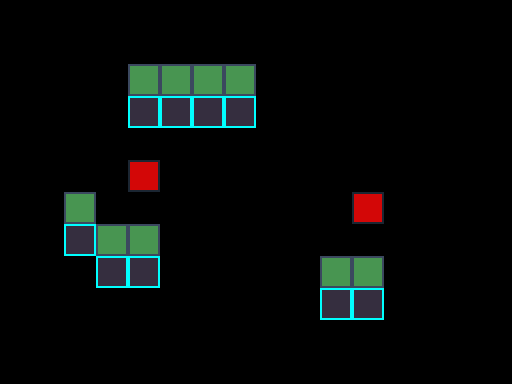

The image is a tile-based game level rendered from a .tmx file. Its description and complete source (layers, tilesets, objects, tile grids) follow:
An orthogonal 16x12 tile map with 32x32 px tiles, 1 tile layer (Tile Layer 1).

<map version="1.0" tiledversion="1.0.3" orientation="orthogonal" renderorder="right-down" width="16" height="12" tilewidth="32" tileheight="32" nextobjectid="1">
 <tileset firstgid="1" source="Tileset/Tileset.tsx" />
 <layer name="Tile Layer 1" width="16" height="12">
  <data encoding="csv">
0,0,0,0,0,0,0,0,0,0,0,0,0,0,0,0,
0,0,0,0,0,0,0,0,0,0,0,0,0,0,0,0,
0,0,0,0,1,1,1,1,0,0,0,0,0,0,0,0,
0,0,0,0,2,2,2,2,0,0,0,0,0,0,0,0,
0,0,0,0,0,0,0,0,0,0,0,0,0,0,0,0,
0,0,0,0,3,0,0,0,0,0,0,0,0,0,0,0,
0,0,1,0,0,0,0,0,0,0,0,3,0,0,0,0,
0,0,2,1,1,0,0,0,0,0,0,0,0,0,0,0,
0,0,0,2,2,0,0,0,0,0,1,1,0,0,0,0,
0,0,0,0,0,0,0,0,0,0,2,2,0,0,0,0,
0,0,0,0,0,0,0,0,0,0,0,0,0,0,0,0,
0,0,0,0,0,0,0,0,0,0,0,0,0,0,0,0
</data>
 </layer>
</map>